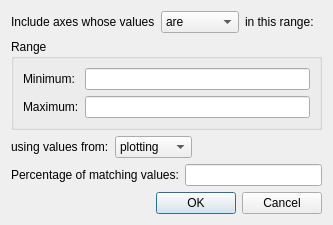
<?xml version="1.0" encoding="UTF-8"?>
<!-- \file PVAxesCombinationWidgetSelRange.ui -->
<!-- Copyright (C) Picviz Labs 2010-2012 -->
<ui version="4.0">
 <class>PVAxesCombinationWidgetSelRange</class>
 <widget class="QDialog" name="PVAxesCombinationWidgetSelRange">
  <property name="windowModality">
   <enum>Qt::NonModal</enum>
  </property>
  <property name="geometry">
   <rect>
    <x>0</x>
    <y>0</y>
    <width>333</width>
    <height>203</height>
   </rect>
  </property>
  <property name="windowTitle">
   <string>Select range...</string>
  </property>
  <property name="modal">
   <bool>false</bool>
  </property>
  <layout class="QVBoxLayout" name="verticalLayout">
   <item>
    <layout class="QHBoxLayout" name="horizontalLayout">
     <item>
      <widget class="QLabel" name="label_3">
       <property name="sizePolicy">
        <sizepolicy hsizetype="Preferred" vsizetype="Maximum">
         <horstretch>0</horstretch>
         <verstretch>0</verstretch>
        </sizepolicy>
       </property>
       <property name="text">
        <string>Include axes whose values</string>
       </property>
      </widget>
     </item>
     <item>
      <widget class="QComboBox" name="_combo_reverse">
       <item>
        <property name="text">
         <string>are</string>
        </property>
       </item>
       <item>
        <property name="text">
         <string>are not</string>
        </property>
       </item>
      </widget>
     </item>
     <item>
      <widget class="QLabel" name="label_4">
       <property name="sizePolicy">
        <sizepolicy hsizetype="Preferred" vsizetype="Maximum">
         <horstretch>0</horstretch>
         <verstretch>0</verstretch>
        </sizepolicy>
       </property>
       <property name="text">
        <string>in this range:</string>
       </property>
      </widget>
     </item>
    </layout>
   </item>
   <item>
    <widget class="QGroupBox" name="groupBox">
     <property name="sizePolicy">
      <sizepolicy hsizetype="Preferred" vsizetype="Maximum">
       <horstretch>0</horstretch>
       <verstretch>0</verstretch>
      </sizepolicy>
     </property>
     <property name="title">
      <string>Range</string>
     </property>
     <layout class="QFormLayout" name="formLayout">
      <property name="fieldGrowthPolicy">
       <enum>QFormLayout::ExpandingFieldsGrow</enum>
      </property>
      <item row="0" column="0">
       <widget class="QLabel" name="label">
        <property name="text">
         <string>Minimum:</string>
        </property>
       </widget>
      </item>
      <item row="0" column="1">
       <widget class="QLineEdit" name="_edit_min">
        <property name="inputMask">
         <string notr="true"/>
        </property>
       </widget>
      </item>
      <item row="1" column="0">
       <widget class="QLabel" name="label_2">
        <property name="text">
         <string>Maximum:</string>
        </property>
       </widget>
      </item>
      <item row="1" column="1">
       <widget class="QLineEdit" name="_edit_max">
        <property name="inputMask">
         <string notr="true"/>
        </property>
       </widget>
      </item>
     </layout>
    </widget>
   </item>
   <item>
    <layout class="QHBoxLayout" name="horizontalLayout_2">
     <item>
      <widget class="QLabel" name="label_5">
       <property name="sizePolicy">
        <sizepolicy hsizetype="Maximum" vsizetype="Preferred">
         <horstretch>0</horstretch>
         <verstretch>0</verstretch>
        </sizepolicy>
       </property>
       <property name="text">
        <string>using values from:</string>
       </property>
      </widget>
     </item>
     <item>
      <widget class="QComboBox" name="_combo_values_src">
       <property name="sizePolicy">
        <sizepolicy hsizetype="Maximum" vsizetype="Fixed">
         <horstretch>0</horstretch>
         <verstretch>0</verstretch>
        </sizepolicy>
       </property>
       <item>
        <property name="text">
         <string>plotting</string>
        </property>
       </item>
       <item>
        <property name="text">
         <string>mapping</string>
        </property>
       </item>
      </widget>
     </item>
     <item>
      <spacer name="horizontalSpacer">
       <property name="orientation">
        <enum>Qt::Horizontal</enum>
       </property>
       <property name="sizeHint" stdset="0">
        <size>
         <width>40</width>
         <height>20</height>
        </size>
       </property>
      </spacer>
     </item>
    </layout>
   </item>
   <item>
    <layout class="QHBoxLayout" name="horizontalLayout_3">
     <item>
      <widget class="QLabel" name="label_6">
       <property name="text">
        <string>Percentage of matching values:</string>
       </property>
      </widget>
     </item>
     <item>
      <widget class="QLineEdit" name="_edit_rate"/>
     </item>
    </layout>
   </item>
   <item>
    <widget class="QDialogButtonBox" name="buttonBox">
     <property name="orientation">
      <enum>Qt::Horizontal</enum>
     </property>
     <property name="standardButtons">
      <set>QDialogButtonBox::Cancel|QDialogButtonBox::Ok</set>
     </property>
    </widget>
   </item>
  </layout>
 </widget>
 <resources/>
 <connections>
  <connection>
   <sender>buttonBox</sender>
   <signal>accepted()</signal>
   <receiver>PVAxesCombinationWidgetSelRange</receiver>
   <slot>accept()</slot>
   <hints>
    <hint type="sourcelabel">
     <x>248</x>
     <y>254</y>
    </hint>
    <hint type="destinationlabel">
     <x>157</x>
     <y>274</y>
    </hint>
   </hints>
  </connection>
  <connection>
   <sender>buttonBox</sender>
   <signal>rejected()</signal>
   <receiver>PVAxesCombinationWidgetSelRange</receiver>
   <slot>reject()</slot>
   <hints>
    <hint type="sourcelabel">
     <x>316</x>
     <y>260</y>
    </hint>
    <hint type="destinationlabel">
     <x>286</x>
     <y>274</y>
    </hint>
   </hints>
  </connection>
 </connections>
</ui>
